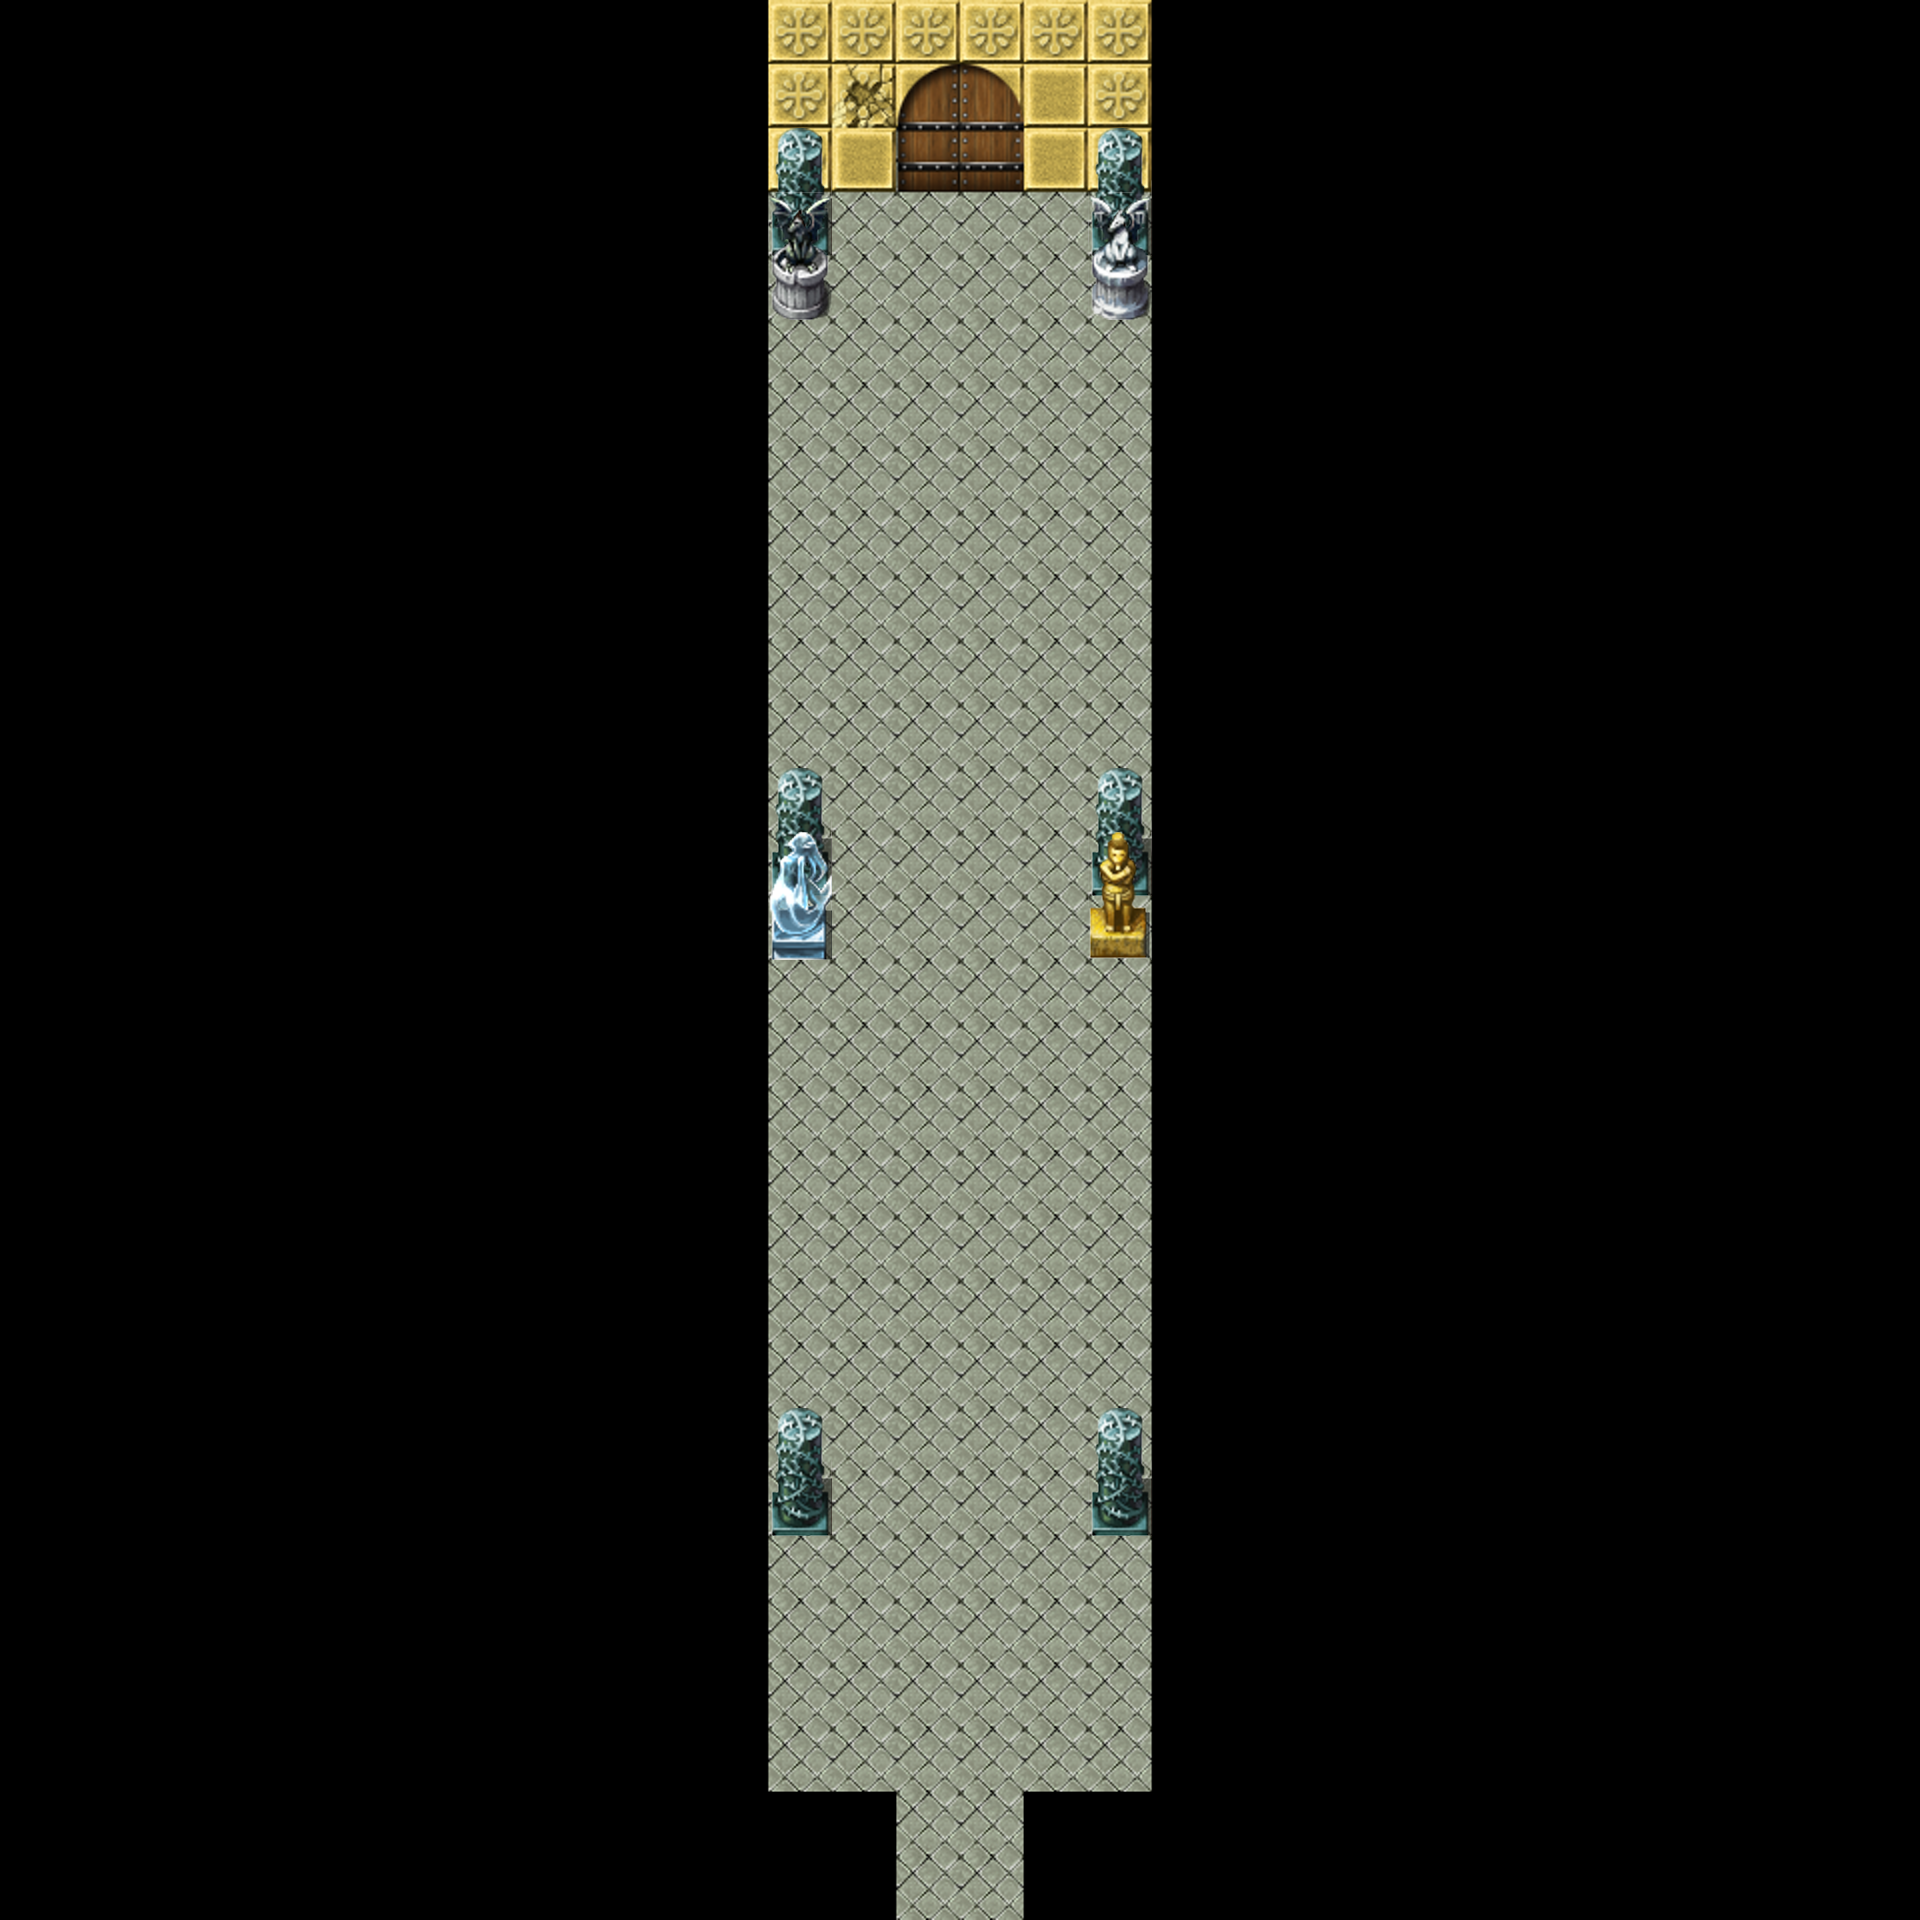

A 2D game scene composited from a Tiled map and its tileset images. What follows is a short description and the map's XML, with each tile layer's data collapsed to a summary:
An orthogonal 30x30 tile map with 64x64 px tiles, 1 tile layer (Objects), 7 hidden layers not drawn, 4 tilesets, 1 image layer.

<map version="1.10" tiledversion="1.10.2" orientation="orthogonal" renderorder="right-down" width="30" height="30" tilewidth="64" tileheight="64" infinite="0" nextlayerid="11" nextobjectid="1">
 <editorsettings>
  <export target="../Map/map02/map.csv" format="csv" />
 </editorsettings>
 <tileset firstgid="1" source="tsx/objects.tsx" />
 <tileset firstgid="49" source="tsx/index.tsx" />
 <tileset firstgid="149" source="tsx/boundary.tsx" />
 <tileset firstgid="150" source="tsx/entities.tsx" />
 <imagelayer id="2" name="background">
  <image source="../Graphics/tilemap/ground02.png" width="1920" height="1920" />
 </imagelayer>
 <layer id="1" name="Objects" width="30" height="30">
  <data>[900 cells, 14 non-empty, 6 distinct tile ids]</data>
 </layer>
 <layer id="3" name="Details" width="30" height="30" visible="0">
  <data>[900 cells, 0 non-empty, 0 distinct tile ids]</data>
 </layer>
 <layer id="9" name="AnimationBlockObjects" width="30" height="30" visible="0">
  <data>[900 cells, 0 non-empty, 0 distinct tile ids]</data>
 </layer>
 <layer id="10" name="AnimationBlockDetails" width="30" height="30" visible="0">
  <data>[900 cells, 0 non-empty, 0 distinct tile ids]</data>
 </layer>
 <layer id="7" name="Entities" width="30" height="30" visible="0">
  <data>[900 cells, 0 non-empty, 0 distinct tile ids]</data>
 </layer>
 <layer id="4" name="Events" width="30" height="30" visible="0">
  <data>[900 cells, 7 non-empty, 5 distinct tile ids]</data>
 </layer>
 <layer id="5" name="Groundtype" width="30" height="30" visible="0">
  <data>[900 cells, 154 non-empty, 1 distinct tile ids]</data>
 </layer>
 <layer id="6" name="FloorBlocks" width="30" height="30" visible="0">
  <data>[900 cells, 68 non-empty, 1 distinct tile ids]</data>
 </layer>
</map>
